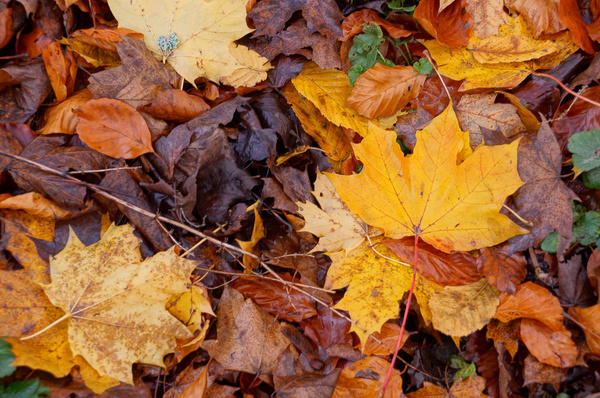
%> input picture Digital Image Processing Using Matlab/Image processing using matlab/leaves.jpg, 600 x 398 px
$ octave imaddsubt2.m   (GNU Octave 9; MATLAB toolbox functions it lacks are replaced by stand-ins)
%> lines starting %> are read from the running program, lines starting %| are printed output that depends on the picture; in (x1, y1, x2, y2) boxes, pixels count from 0 and x2, y2 are one past the last pixel; in counts of white or black regions, pixels touching at a corner belong together; the program's own positions count from 1
clc;
close all;
clear all;
a=imread('leaves.jpg');
%> a is the input picture: size 398x600x3 uint8; mean R, G, B 148.9, 94.4, 53.4
b=imresize(a,[500,500]);
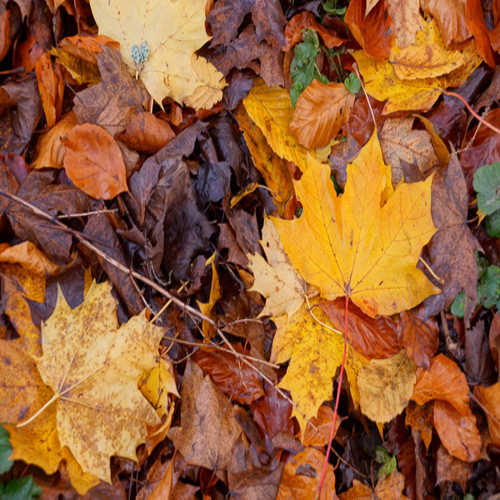
%> b: size 500x500x3 uint8; mean R, G, B 148.9, 94.4, 53.4
con=im2bw(a);
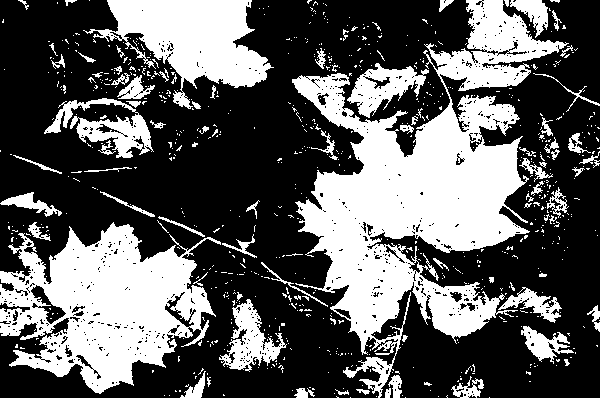
%> con: size 398x600 logical; 36.7% white; 760 white regions (679 under 20 px), largest, box (x1, y1, x2, y2) and area: (292, 0, 569, 398) 40131, (0, 222, 221, 394) 20719, (83, 0, 274, 109) 9699
x=imadd(b,100);
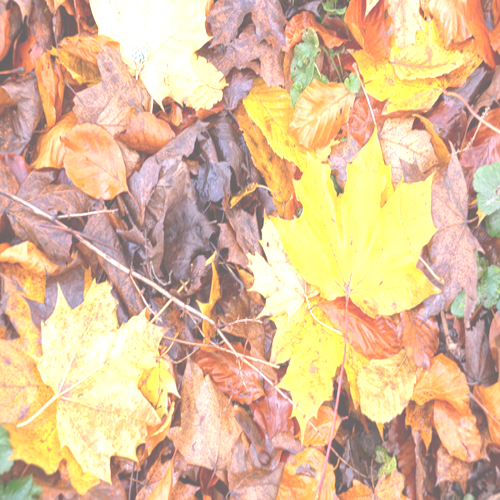
%> x: size 500x500x3 uint8; mean R, G, B 223.7, 189.8, 153.3
y=imsubtract(b,100);
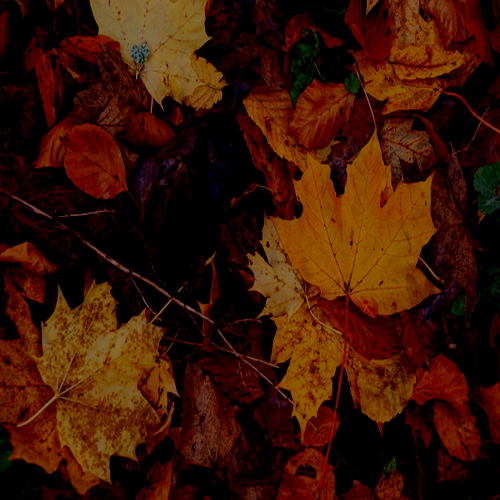
%> y: size 500x500x3 uint8; mean R, G, B 59.1, 21.2, 3.5
e=imadd(b,b);
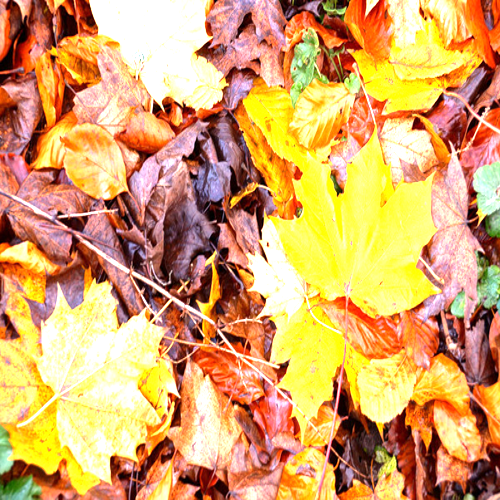
%> e: size 500x500x3 uint8; mean R, G, B 216.9, 166.4, 104.9
f=imsubtract(b,b);
%> f: size 500x500x3 uint8; every value is 0
g=imcomplement(con);
h=imdivide(a,5);
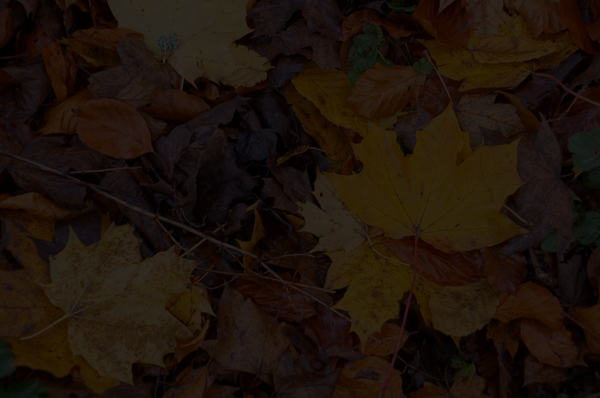
%> h: size 398x600x3 uint8; mean R, G, B 29.8, 18.9, 10.7
i=immultiply(a,2.5);
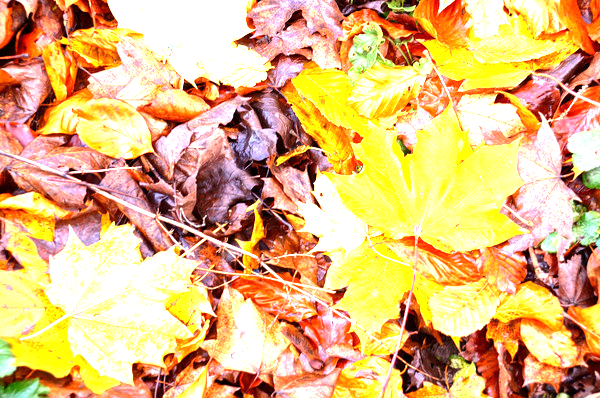
%> i: size 398x600x3 uint8; mean R, G, B 228, 185, 125.3
sgtitle("Image Arithmetic")
subplot(2,5,1);imshow(a);title("Original Image 1");
subplot(2,5,2);imshow(b);title("A:Resized original image1");
subplot(2,5,3);imshow(x);title('A+100');
subplot(2,5,4);imshow(y);title('A-100');
subplot(2,5,5);imshow(e);title("Addition of A&A");
subplot(2,5,6);imshow(f);title("Subtraction of A&A");
subplot(2,5,7);imshow(con);title("binary image ");
subplot(2,5,8);imshow(g);title("Image Complement ");
subplot(2,5,9);imshow(h);title("Image division by 5");
subplot(2,5,10);imshow(i);title("Image multiplication by 2.5");
